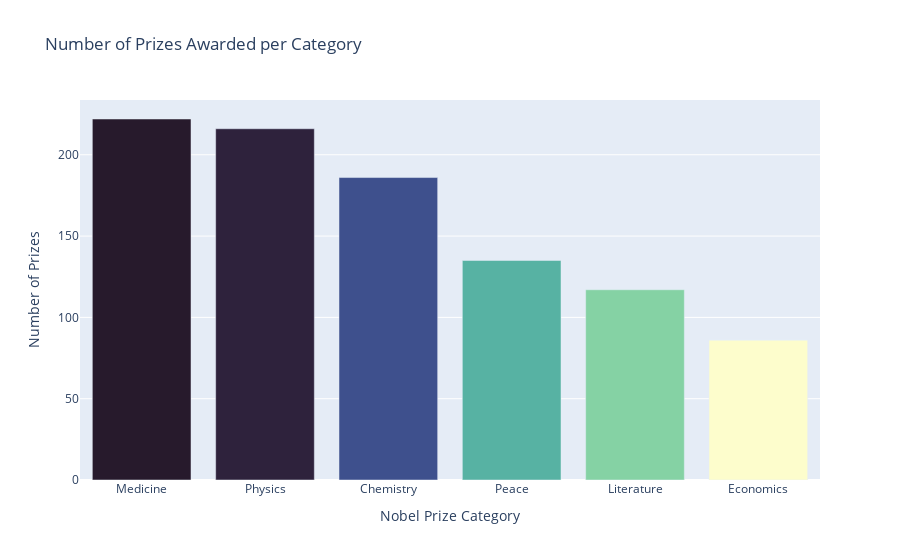

The notebook cell saved with this chart:
### Code cell
prizes_per_category = df.category.value_counts()
v_bar = px.bar(
        x = prizes_per_category.index,
        y = prizes_per_category.values,
        color = prizes_per_category.values,
        color_continuous_scale='deep',
        title='Number of Prizes Awarded per Category')
 
v_bar.update_layout(xaxis_title='Nobel Prize Category', 
                    coloraxis_showscale=False,
                    yaxis_title='Number of Prizes')
v_bar.show()

### Figure 1 — Plotly figure (JSON) as saved in the notebook; plotly's stock layout.template omitted (floating-point values rounded to 4 significant figures)
{"data": [{"alignmentgroup": "True", "hovertemplate": "x=%{x}<br>y=%{y}<br>color=%{marker.color}<extra></extra>", "legendgroup": "", "marker": {"color": [222, 216, 186, 135, 117, 86], "coloraxis": "coloraxis", "pattern": {"shape": ""}}, "name": "", "offsetgroup": "", "orientation": "v", "showlegend": false, "textposition": "auto", "type": "bar", "x": ["Medicine", "Physics", "Chemistry", "Peace", "Literature", "Economics"], "xaxis": "x", "y": [222, 216, 186, 135, 117, 86], "yaxis": "y"}], "layout": {"barmode": "relative", "coloraxis": {"colorbar": {"title": {"text": "color"}}, "colorscale": [[0, "rgb(253, 253, 204)"], [0.09091, "rgb(206, 236, 179)"], [0.1818, "rgb(156, 219, 165)"], [0.2727, "rgb(111, 201, 163)"], [0.3636, "rgb(86, 177, 163)"], [0.4545, "rgb(76, 153, 160)"], [0.5455, "rgb(68, 130, 155)"], [0.6364, "rgb(62, 108, 150)"], [0.7273, "rgb(62, 82, 143)"], [0.8182, "rgb(64, 60, 115)"], [0.9091, "rgb(54, 43, 77)"], [1, "rgb(39, 26, 44)"]], "showscale": false}, "legend": {"tracegroupgap": 0}, "title": {"text": "Number of Prizes Awarded per Category"}, "xaxis": {"anchor": "y", "domain": [0, 1], "title": {"text": "Nobel Prize Category"}}, "yaxis": {"anchor": "x", "domain": [0, 1], "title": {"text": "Number of Prizes"}}}}
